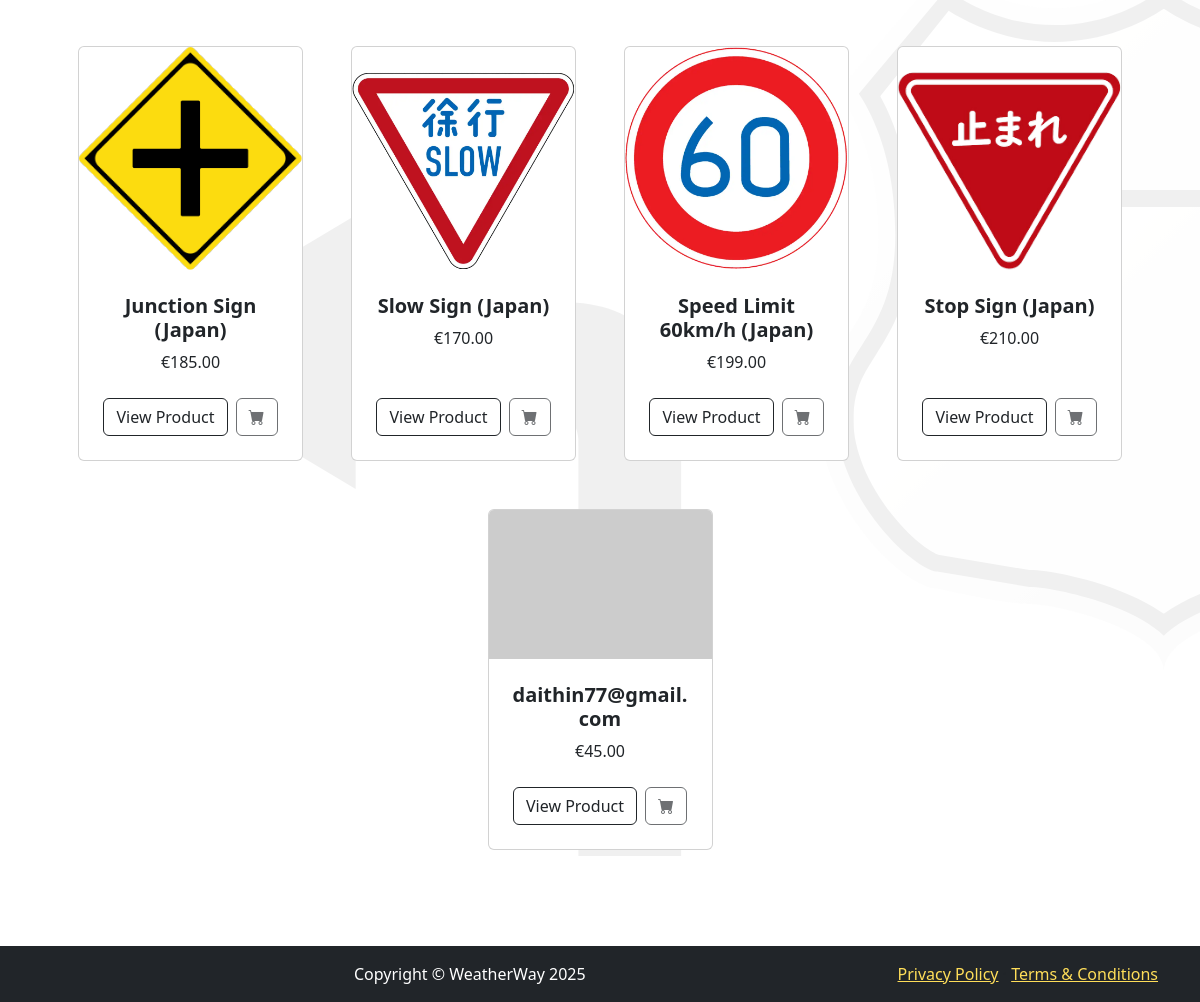
/all-products (lower part), run on an earlier commit of the app's database.
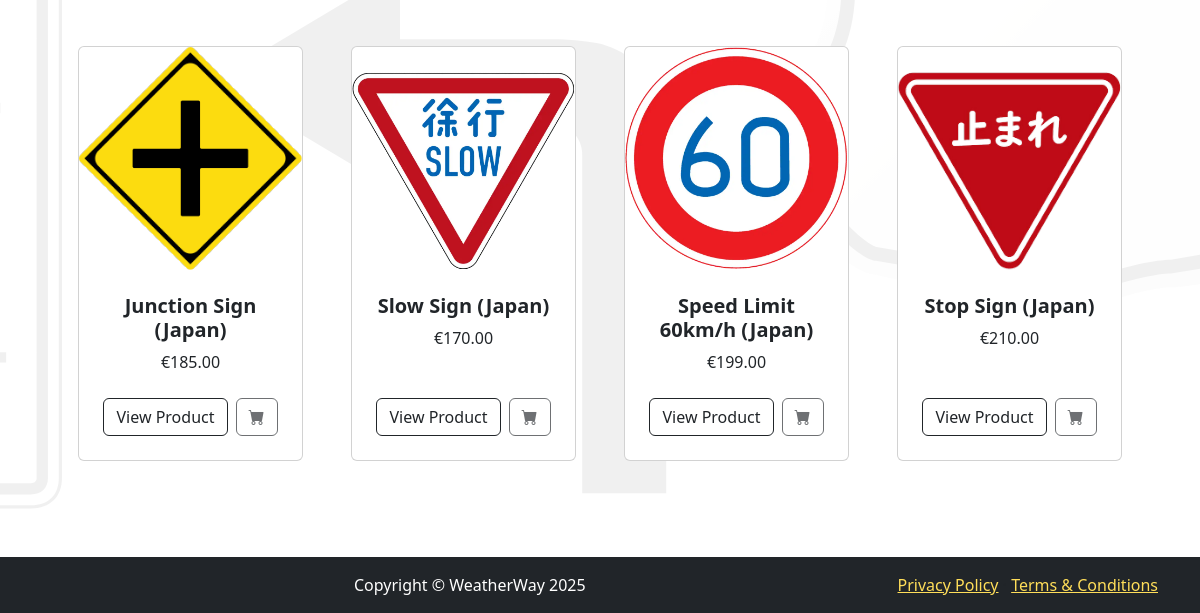
And on a later commit of the database.
### model/models.py (models this page shows, shortened)
class Product(db.Model):
    id = db.Column(db.String(10), primary_key=True)
    name = db.Column(db.String(100), nullable=False)
    brand = db.Column(db.String(50), nullable=False)
    price = db.Column(db.Float(10000), nullable=False)
    coating = db.Column(db.String(50))
    materials = db.Column(db.String(100))
    embossing = db.Column(db.String(50))
    image_url = db.Column(db.String(200))
    description = db.Column(db.Text)
    country = db.Column(db.String(50), nullable=False)

### app.py (the view)
@app.route('/all-products', methods=['GET'])
def all_products():
    products = Product.query.all()
    countries = sorted(set(product.country for product in products))
    selected_country = request.args.get('country', '')
    selected_sort = request.args.get('sort', 'default')
    selected_price_sort = request.args.get('price_sort', 'default')
    if selected_country:
        products = Product.query.filter_by(country=selected_country).all()
    if selected_sort == 'a-z':
        products.sort(key=lambda x: x.name)
    elif selected_sort == 'z-a':
        products.sort(key=lambda x: x.name, reverse=True)
    if selected_price_sort == 'low-high':
        products.sort(key=lambda x: x.price)
    elif selected_price_sort == 'high-low':
        products.sort(key=lambda x: x.price, reverse=True)
    return render_template(
        'all-products.html',
        products=products,
        countries=countries,
        selected_country=selected_country,
        selected_sort=selected_sort,
        selected_price_sort=selected_price_sort
    )

### app.py (called while the page is built)
@app.context_processor
def inject_translations():
    language = session.get("language", "en")  # Default to English
    return {"t": translations.get(language, translations["en"])}  # Provide translation dictionary

@app.before_request
def ensure_basket_exists():
    if 'basket' not in session or not isinstance(session['basket'], dict):
        session['basket'] = {}  # Ensure it's always a dictionary
    session.modified = True  # Ensure session updates

### templates/all-products.html (shortened to what this page needs)
{% extends "base.html" %}
{% block content %}
<section class="py-5">
    <div class="container px-4 px-lg-5 mt-5">
        <div class="row gx-4 gx-lg-5 row-cols-1 row-cols-sm-2 row-cols-md-3 row-cols-lg-4 justify-content-center">
            {% for product in products %}
            <div class="col mb-5">
                <div class="card h-100">
                    <img class="card-img-top img-fluid" src="{{ url_for('static', filename=product.image_url) }}" alt="{{ product.name }}">
                    <div class="card-body p-4">
                        <div class="text-center">
                            <h5 class="fw-bolder">{{ product.name }}</h5>
                            €{{ "{:.2f}".format(product.price) }}
                        </div>
                    </div>
                    <div class="card-footer p-4 pt-0 border-top-0 bg-transparent">
                        <div class="d-flex justify-content-center">
                            <a class="btn btn-outline-dark mt-auto me-2" href="{{ url_for('product_details', product_id=product.id) }}">
                                View Product
                            </a>
                            {% if current_user.is_authenticated %}
                                <button class="btn btn-outline-dark flex-shrink-0" type="button" onclick="addToCart('{{ product.id }}')">
                                    <i class="bi-cart-fill"></i>
                                </button>
                            {% else %}
                                <button class="btn btn-outline-dark flex-shrink-0" disabled>
                                    <i class="bi-cart-fill"></i>
                                </button>
                            {% endif %}
                        </div>
                    </div>
                </div>
            </div>
            {% endfor %}
        </div>
    </div>
</section>
{% endblock %}

### templates/base.html (shortened to what this page needs)
<!DOCTYPE html>
<html lang="en">
    <head>
        <link href="{{ url_for('static', filename='styles.css') }}" rel="stylesheet" />
        <link href="https://cdn.jsdelivr.net/npm/bootstrap-icons@1.10.2/font/bootstrap-icons.css" rel="stylesheet">
    </head>
    <body class="customer-bg">
        <main>
            {% block content %}
            {% endblock %}
        </main>
        <footer class="py-3 bg-dark">
            <div class="container d-flex justify-content-between align-items-center">
                <p class="m-0 text-center text-white flex-grow-1 text-md-center">Copyright &copy; WeatherWay 2025</p>
                <div class="text-end">
                    <a href="{{ url_for('privacy_policy') }}" style="color: #FFDE59FF">Privacy Policy</a>
                    &middot;
                    <a href="{{ url_for('terms_conditions') }}" style="color: #FFDE59FF">Terms &amp; Conditions</a>
                </div>
            </div>
        </footer>
    </body>
</html>

What changed in the data, as far as the page shows it:
removed Product: name "daithin77@gmail.com", price "45.00"
